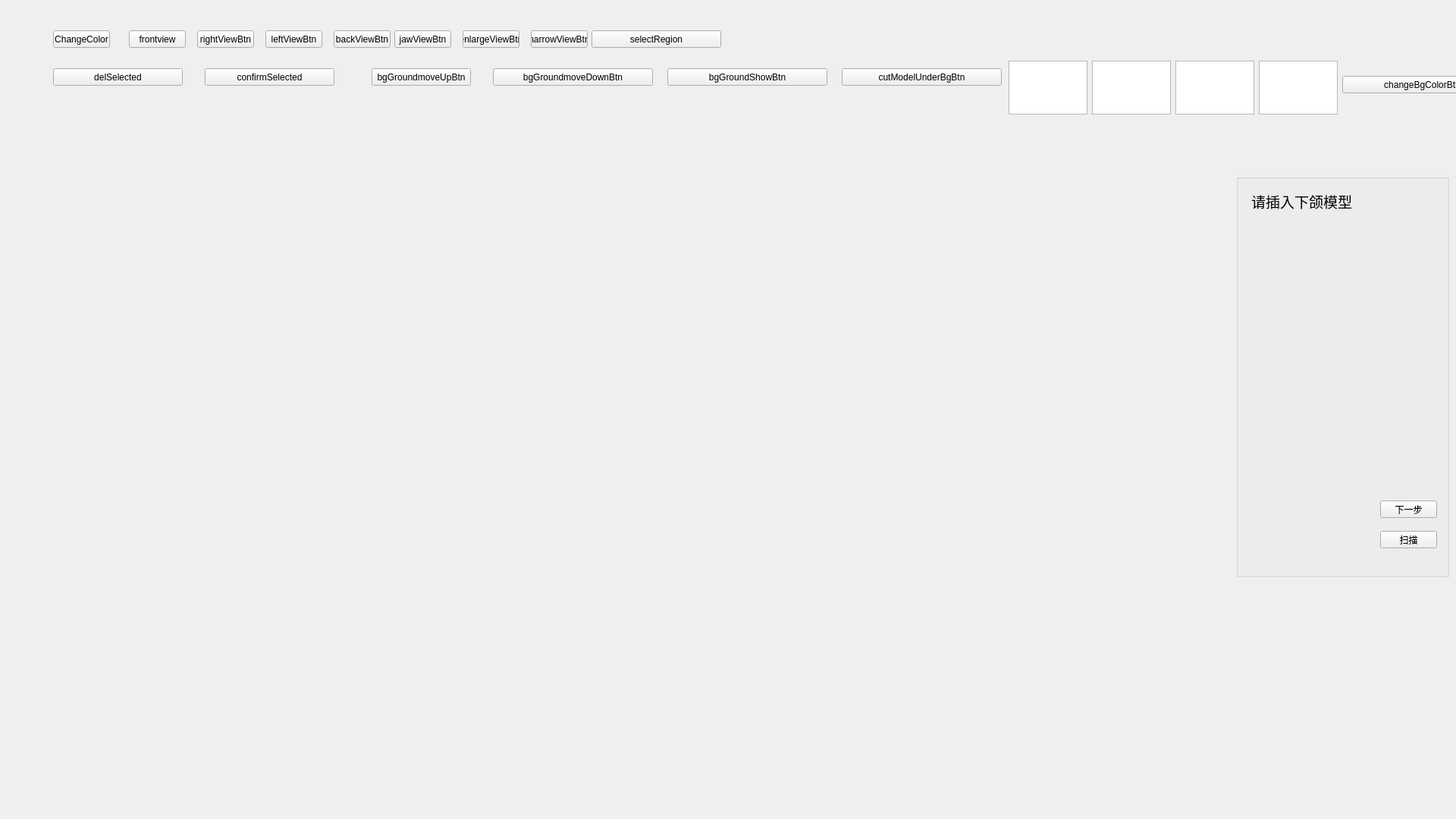
<?xml version="1.0" encoding="UTF-8"?>
<ui version="4.0">
 <class>ScanMainGUI</class>
 <widget class="QWidget" name="ScanMainGUI">
  <property name="geometry">
   <rect>
    <x>0</x>
    <y>0</y>
    <width>1920</width>
    <height>1080</height>
   </rect>
  </property>
  <property name="maximumSize">
   <size>
    <width>1920</width>
    <height>1080</height>
   </size>
  </property>
  <property name="windowTitle">
   <string>ScanMainGUI</string>
  </property>
  <property name="toolTip">
   <string>确认选择</string>
  </property>
  <widget class="QPushButton" name="leftViewBtn">
   <property name="geometry">
    <rect>
     <x>350</x>
     <y>40</y>
     <width>75</width>
     <height>23</height>
    </rect>
   </property>
   <property name="toolTip">
    <string>左视</string>
   </property>
   <property name="text">
    <string>leftViewBtn</string>
   </property>
  </widget>
  <widget class="QPushButton" name="frontviewBtn">
   <property name="geometry">
    <rect>
     <x>170</x>
     <y>40</y>
     <width>75</width>
     <height>23</height>
    </rect>
   </property>
   <property name="toolTip">
    <string>前视</string>
   </property>
   <property name="text">
    <string>frontview</string>
   </property>
  </widget>
  <widget class="QPushButton" name="modelMoveStateSetBtn">
   <property name="geometry">
    <rect>
     <x>780</x>
     <y>40</y>
     <width>171</width>
     <height>23</height>
    </rect>
   </property>
   <property name="toolTip">
    <string>框选</string>
   </property>
   <property name="toolTipDuration">
    <number>-3</number>
   </property>
   <property name="text">
    <string>selectRegion</string>
   </property>
   <property name="checkable">
    <bool>true</bool>
   </property>
  </widget>
  <widget class="QPushButton" name="jawViewBtn">
   <property name="geometry">
    <rect>
     <x>520</x>
     <y>40</y>
     <width>75</width>
     <height>23</height>
    </rect>
   </property>
   <property name="toolTip">
    <string>颌视</string>
   </property>
   <property name="text">
    <string>jawViewBtn</string>
   </property>
  </widget>
  <widget class="QPushButton" name="rightViewBtn">
   <property name="geometry">
    <rect>
     <x>260</x>
     <y>40</y>
     <width>75</width>
     <height>23</height>
    </rect>
   </property>
   <property name="toolTip">
    <string>右视</string>
   </property>
   <property name="text">
    <string>rightViewBtn</string>
   </property>
  </widget>
  <widget class="QPushButton" name="backViewBtn">
   <property name="geometry">
    <rect>
     <x>440</x>
     <y>40</y>
     <width>75</width>
     <height>23</height>
    </rect>
   </property>
   <property name="toolTip">
    <string>后视</string>
   </property>
   <property name="text">
    <string>backViewBtn</string>
   </property>
  </widget>
  <widget class="QPushButton" name="pushButton">
   <property name="geometry">
    <rect>
     <x>70</x>
     <y>40</y>
     <width>75</width>
     <height>23</height>
    </rect>
   </property>
   <property name="text">
    <string>ChangeColor</string>
   </property>
  </widget>
  <widget class="QPushButton" name="narrowViewBtn">
   <property name="geometry">
    <rect>
     <x>700</x>
     <y>40</y>
     <width>75</width>
     <height>23</height>
    </rect>
   </property>
   <property name="toolTip">
    <string>缩小</string>
   </property>
   <property name="text">
    <string>narrowViewBtn</string>
   </property>
  </widget>
  <widget class="QPushButton" name="enlargeViewBtn">
   <property name="geometry">
    <rect>
     <x>610</x>
     <y>40</y>
     <width>75</width>
     <height>23</height>
    </rect>
   </property>
   <property name="toolTip">
    <string>放大</string>
   </property>
   <property name="text">
    <string>enlargeViewBtn</string>
   </property>
  </widget>
  <widget class="QPushButton" name="delSelectedBtn">
   <property name="geometry">
    <rect>
     <x>70</x>
     <y>90</y>
     <width>171</width>
     <height>23</height>
    </rect>
   </property>
   <property name="toolTip">
    <string>框选</string>
   </property>
   <property name="toolTipDuration">
    <number>-3</number>
   </property>
   <property name="text">
    <string>delSelected</string>
   </property>
   <property name="checkable">
    <bool>true</bool>
   </property>
  </widget>
  <widget class="QPushButton" name="confirmSelectedBtn">
   <property name="geometry">
    <rect>
     <x>270</x>
     <y>90</y>
     <width>171</width>
     <height>23</height>
    </rect>
   </property>
   <property name="toolTip">
    <string>确认选择</string>
   </property>
   <property name="toolTipDuration">
    <number>-3</number>
   </property>
   <property name="text">
    <string>confirmSelected</string>
   </property>
   <property name="checkable">
    <bool>true</bool>
   </property>
  </widget>
  <widget class="QPushButton" name="bgGroundmoveUpBtn">
   <property name="geometry">
    <rect>
     <x>490</x>
     <y>90</y>
     <width>131</width>
     <height>23</height>
    </rect>
   </property>
   <property name="toolTip">
    <string>左视</string>
   </property>
   <property name="text">
    <string>bgGroundmoveUpBtn</string>
   </property>
  </widget>
  <widget class="QPushButton" name="bgGroundmoveDownBtn">
   <property name="geometry">
    <rect>
     <x>650</x>
     <y>90</y>
     <width>211</width>
     <height>23</height>
    </rect>
   </property>
   <property name="toolTip">
    <string>左视</string>
   </property>
   <property name="text">
    <string>bgGroundmoveDownBtn</string>
   </property>
  </widget>
  <widget class="QPushButton" name="bgGroundShowBtn">
   <property name="geometry">
    <rect>
     <x>880</x>
     <y>90</y>
     <width>211</width>
     <height>23</height>
    </rect>
   </property>
   <property name="toolTip">
    <string>左视</string>
   </property>
   <property name="text">
    <string>bgGroundShowBtn</string>
   </property>
   <property name="checkable">
    <bool>true</bool>
   </property>
  </widget>
  <widget class="QPushButton" name="cutModelUnderBgBtn">
   <property name="geometry">
    <rect>
     <x>1110</x>
     <y>90</y>
     <width>211</width>
     <height>23</height>
    </rect>
   </property>
   <property name="toolTip">
    <string>左视</string>
   </property>
   <property name="text">
    <string>cutModelUnderBgBtn</string>
   </property>
   <property name="checkable">
    <bool>false</bool>
   </property>
  </widget>
  <widget class="QTextEdit" name="textEditR">
   <property name="geometry">
    <rect>
     <x>1330</x>
     <y>80</y>
     <width>104</width>
     <height>71</height>
    </rect>
   </property>
  </widget>
  <widget class="QTextEdit" name="textEditG">
   <property name="geometry">
    <rect>
     <x>1440</x>
     <y>80</y>
     <width>104</width>
     <height>71</height>
    </rect>
   </property>
  </widget>
  <widget class="QTextEdit" name="textEditB">
   <property name="geometry">
    <rect>
     <x>1550</x>
     <y>80</y>
     <width>104</width>
     <height>71</height>
    </rect>
   </property>
  </widget>
  <widget class="QPushButton" name="changeBgColorBtn">
   <property name="geometry">
    <rect>
     <x>1770</x>
     <y>100</y>
     <width>211</width>
     <height>23</height>
    </rect>
   </property>
   <property name="toolTip">
    <string>左视</string>
   </property>
   <property name="text">
    <string>changeBgColorBtn</string>
   </property>
   <property name="checkable">
    <bool>false</bool>
   </property>
  </widget>
  <widget class="QTextEdit" name="textEditA">
   <property name="geometry">
    <rect>
     <x>1660</x>
     <y>80</y>
     <width>104</width>
     <height>71</height>
    </rect>
   </property>
  </widget>
  <widget class="QGroupBox" name="ScanJawGroup">
   <property name="geometry">
    <rect>
     <x>1630</x>
     <y>230</y>
     <width>281</width>
     <height>531</height>
    </rect>
   </property>
   <property name="title">
    <string/>
   </property>
   <widget class="QLabel" name="ScanJawTips">
    <property name="geometry">
     <rect>
      <x>20</x>
      <y>20</y>
      <width>281</width>
      <height>31</height>
     </rect>
    </property>
    <property name="font">
     <font>
      <family>Arial</family>
      <pointsize>14</pointsize>
     </font>
    </property>
    <property name="text">
     <string>请插入下颌模型</string>
    </property>
   </widget>
   <widget class="QLabel" name="ScanJawGroupTipImage">
    <property name="geometry">
     <rect>
      <x>10</x>
      <y>80</y>
      <width>271</width>
      <height>291</height>
     </rect>
    </property>
    <property name="text">
     <string/>
    </property>
    <property name="pixmap">
     <pixmap>Resources/images/alljaw.png</pixmap>
    </property>
    <property name="scaledContents">
     <bool>true</bool>
    </property>
   </widget>
   <widget class="QPushButton" name="ScanJawScanBtn">
    <property name="geometry">
     <rect>
      <x>190</x>
      <y>470</y>
      <width>75</width>
      <height>23</height>
     </rect>
    </property>
    <property name="text">
     <string>扫描</string>
    </property>
   </widget>
   <widget class="QPushButton" name="ScanJawNextStepBtn">
    <property name="geometry">
     <rect>
      <x>190</x>
      <y>430</y>
      <width>75</width>
      <height>23</height>
     </rect>
    </property>
    <property name="text">
     <string>下一步</string>
    </property>
   </widget>
  </widget>
 </widget>
 <layoutdefault spacing="6" margin="11"/>
 <resources/>
 <connections/>
</ui>
